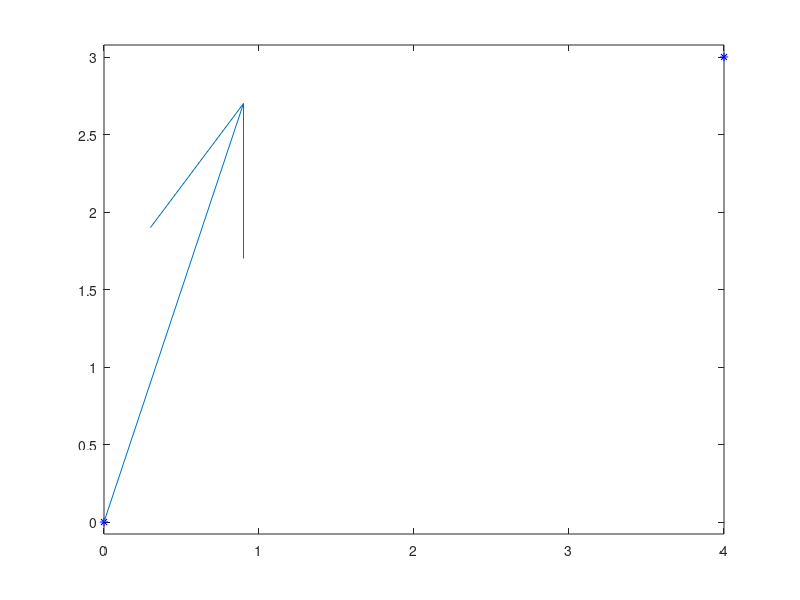

The MATLAB script that drew this image: (Note: this script raises an error after producing the figure.)
clear
px = [0 4]; py = [0,  3];
vx = [1]; vy = [3];
plot (px, py, 'b*');
axis equal; hold on;
quiver (px(1), py(1), vx(1), vy(1));
syms a3 a2 a1 a0 t
x(t) = a3*t^3 + a2*t^2 + a1*t +a0;
xd(t) = diff(x, t);
t1 = 0; t2 = 1;
ex = [x(t1) == px(1),...
    x(t2) == px(2),...
    xd(t1) == vx(1)]
mx = solve(ex, [a3 a2 a1 a0])
cx(t) = subs(x, [a3 a2 a1 a0], [mx.a3 mx.a2 mx.a1 mx.a0])
syms b3 b2 b1 b0 
y(t) = b3*t^3 + b2*t^2 + b1*t +b0;
yd(t) = diff(y, t);
ey = [y(t1) == py(1),...
    y(t2) == py(2),...
    yd(t1) == vy(1)]
my = solve(ey, [b3 b2 b1 b0])
cy(t) = subs(y, [b3 b2 b1 b0], [my.b3 my.b2 my.b1 my.b0])
fplot(cx, cy, [t1 t2], 'r')